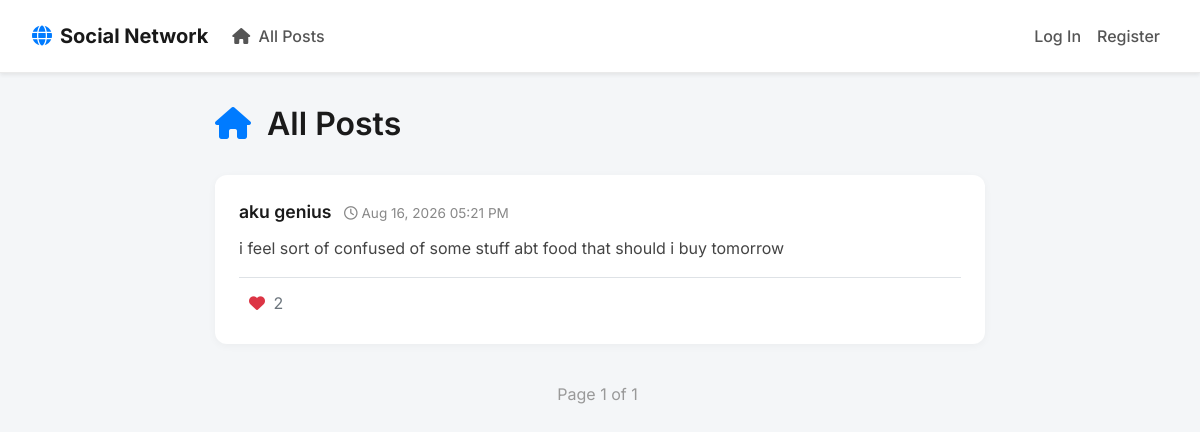
The app's page /, older data.
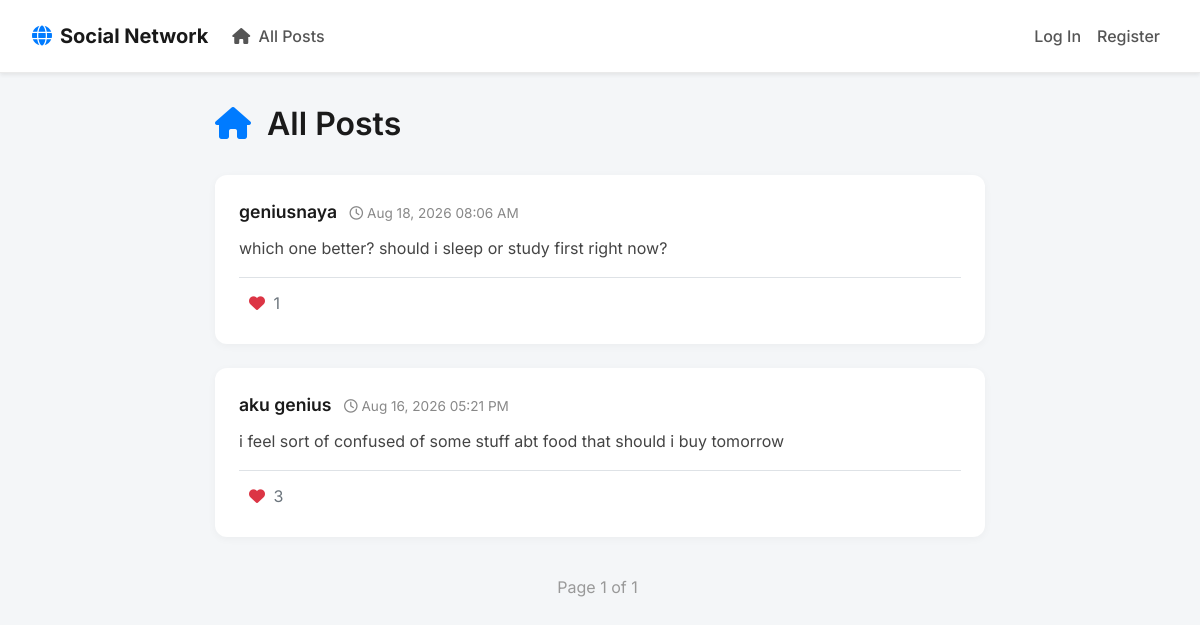
The same page, newer data.
### network/models.py (models this page shows)
class Post(models.Model):
    author = models.ForeignKey(
        User, on_delete = models.CASCADE, related_name="posts"
    )
    content = models.TextField()
    timestamp = models.DateTimeField(auto_now_add=True)
    likes = models.ManyToManyField(
        User, blank = True, related_name = "liked_posts"
    )

class User(AbstractUser):
    pass

### network/views.py (the view)
# urls.py: path("", views.index, name="index"),
def index(request):
    posts = Post.objects.all().order_by("-timestamp")
    paginator = Paginator(posts, 10)
    page_number = request.GET.get('page')
    page_obj = paginator.get_page(page_number)
    return render(request, "network/index.html", {
        "page_obj": page_obj
    })

### network/templates/network/index.html (shortened to what this page needs)
{% extends "network/layout.html" %}
{% block body %}
    <div class="mb-4 d-flex justify-content-between align-items-center">
        <h2><i class="fa-solid fa-house text-primary mr-2"></i> All Posts</h2>
    </div>
    <div id="posts-container">
        {% include "network/posts.html" %}
    </div>
{% endblock %}

### network/templates/network/posts.html (shortened to what this page needs)
{% for post in page_obj %}
    <div class="card" data-post-id="{{ post.id }}">
        <div class="card-body">
            <div class="d-flex justify-content-between align-items-center mb-2">
                <div>
                    <a href="{% url 'profile' post.author.username %}" class="post-author">{{ post.author.username }}</a>
                    <span class="post-timestamp ml-2"><i class="fa-regular fa-clock"></i> {{ post.timestamp|date:"M d, Y h:i A" }}</span>
                </div>
            </div>
            <div class="card-text post-content">{{ post.content }}</div>
            <div class="post-likes mt-3 border-top pt-2">
                {% if user.is_authenticated %}
                    <button class="like-btn {% if user in post.likes.all %}liked{% endif %}">
                        {% if user in post.likes.all %}
                            <i class="fa-solid fa-heart text-danger"></i>
                        {% else %}
                            <i class="fa-regular fa-heart"></i>
                        {% endif %}
                        <span class="like-count ml-1">{{ post.likes.count }}</span>
                    </button>
                {% else %}
                    <div class="text-muted" style="padding: 5px 10px;">
                        <i class="fa-solid fa-heart text-danger"></i> <span class="like-count ml-1">{{ post.likes.count }}</span>
                    </div>
                {% endif %}
            </div>
        </div>
    </div>
{% empty %}
    <div class="text-center py-5">
        <i class="fa-solid fa-folder-open text-muted" style="font-size: 3rem;"></i>
        <p class="mt-3 text-muted">No posts found.</p>
    </div>
{% endfor %}
<nav aria-label="Page navigation">
    <ul class="pagination">
        <li class="page-item disabled"><span class="page-link">Page {{ page_obj.number }} of {{ page_obj.paginator.num_pages }}</span></li>
    </ul>
</nav>

Row changes from the older to the newer data that the page shows:
added Post: author.username "geniusnaya", timestamp "Aug 18, 2026 08:06 AM", content "which one better? should i sleep or study first right now?", likes.count "1"
computed for Post "i feel sort of confused of some stuff abt food that should i buy tomorrow": likes.count "2" → "3"
